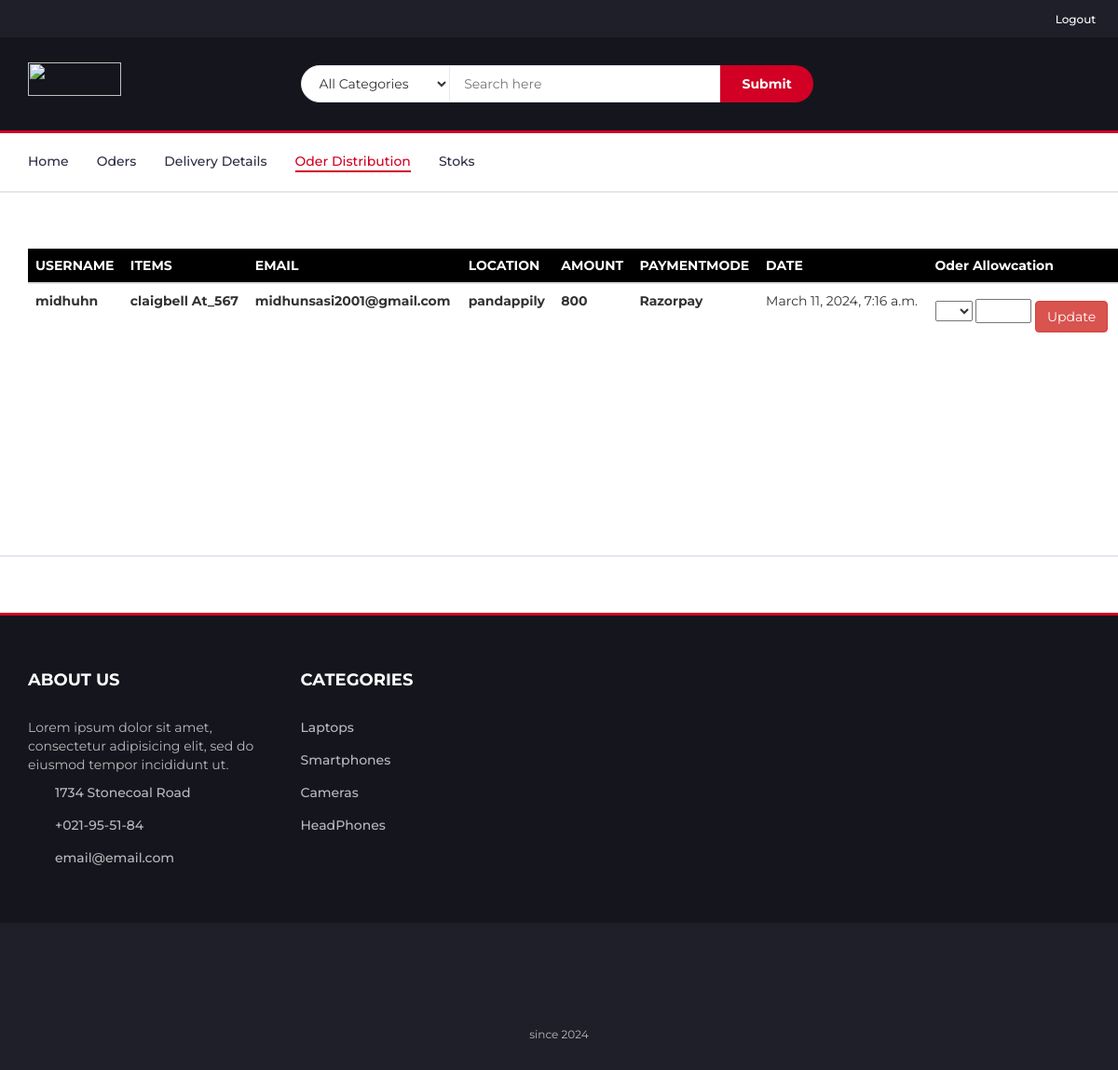
Screenshot of /ad_order_distribute with the database file from the repository.
### app1/models.py (models this page shows, shortened)
class orderitem(models.Model):
    orderdet = models.ForeignKey(order,on_delete=models.CASCADE)
    product = models.ForeignKey(products,on_delete=models.CASCADE)
    price = models.FloatField(null=False)
    quantity = models.IntegerField(null=False)
    status=models.IntegerField(default=0)

class order(models.Model):
    user = models.ForeignKey(reg, on_delete=models.CASCADE)
    fname = models.CharField(max_length=150, null=False)
    lname = models.CharField(max_length=150, null=False)
    email = models.CharField(max_length=150, null=False)
    phone = models.CharField(max_length=150, null=False)
    address = models.TextField(null=False)
    city = models.CharField(max_length=150, null=False)
    state = models.CharField(max_length=150, null=False)
    pincode = models.CharField(max_length=150, null=False)
    total_price = models.FloatField(null=False)
    payment_mode = models.CharField(max_length=150, null=False)
    payment_id = models.CharField(max_length=150, null=True)
    orderstatus = (
        ('Order Received','Order Received'),
        ('Order Processed','Order Processed'),
        ('Order Dispatched','Order Dispatched'),
        ('Pending','Pending'),
        ('Out for shipping','Out for shipping'),
        ('Delivered','Delivered'),
        ('Cancelled','Cancelled')
    )
    status = models.CharField(max_length=150,choices=orderstatus, default='pending')
    message = models.TextField(null=True)
    tracking_no = models.CharField(max_length=150,null=True)
    created_at = models.DateTimeField(auto_now_add=True)
    updated_at = models.DateTimeField(auto_now=True)

class products(models.Model):
    pname=models.CharField(max_length=30)
    price=models.IntegerField()
    mi=models.FileField()
    fi=models.FileField()
    sm=models.FileField()
    tm=models.FileField()
    color=models.CharField(max_length=20)
    dis=models.CharField(max_length=500)
    qut=models.IntegerField()
    discound=models.IntegerField()
    brand=models.CharField(max_length=100)
    f1=models.CharField(max_length=100)
    f2=models.CharField(max_length=100)
    f3=models.CharField(max_length=100)
    f4=models.CharField(max_length=100)
    category=models.CharField(max_length=20)

### app1/views.py (the view)
# urls.py: path('ad_order_distribute',views.ad_order_distribute),
def ad_order_distribute(request):
    items=orderitem.objects.all()
    datas=Join.objects.all()
    l=[]
    z=[]
    for i in items:
        l.append(i.status)
    for i in l:
        z.append(l.count(i))
    return render(request,'ad_order_distribute.html',{'items':items,'datas':datas})

### template/ad_order_distribute.html (shortened to what this page needs)
<!DOCTYPE html>
<html lang="en">
	<head>
		{% load static %}
		<link type="text/css" rel="stylesheet" href="{% static 'css/bootstrap.min.css'%}"/>
		<link type="text/css" rel="stylesheet" href="{% static 'css/slick.css'%}"/>
		<link type="text/css" rel="stylesheet" href="{% static 'css/slick-theme.css'%}"/>
		<link type="text/css" rel="stylesheet" href="{% static 'css/nouislider.min.css'%}"/>
		<link rel="stylesheet" href="{% static 'css/font-awesome.min.css'%}">
		<link type="text/css" rel="stylesheet" href="{% static 'css/style.css'%}"/>
    </head>
	<body>
		<header>
			<div id="top-header">
				<ul class="header-links pull-right">
					<li><a href="registration"> </a></li>
					<li><a href="../logout"><i class="fa fa-sign-out"></i>Logout</a></li>
					<li><a href="join"> </a></li>
				</ul>
				<div class="container">
				</div>
			</div>
			<div id="header">
				<div class="container">
					<div class="row">
						<div class="col-md-3">
							<div class="header-logo">
								<a href="admin" class="logo">
									<img src="{% static './img/ekWhiteLogo.png'%}" alt="" style="height: 36px; width: 100px; margin-top: 12px;">
								</a>
							</div>
						</div>
						<div class="col-md-6">
							<div class="header-search">
								<form action="search_admin" method="post">
									<select class="input-select" id="select"onchange="copyTextValue()">
										<option value="">All Categories</option>
									</select>
									<input class="input" placeholder="Search here" id="1" name="sr"><input type="submit" class="search-btn">
								</form>
							</div>
						</div>
						<div class="col-md-3 clearfix">
						</div>
					</div>
				</div>
			</div>
		</header>
		<nav id="navigation">
			<div class="container">
				<div id="responsive-nav">
					<ul class="main-nav nav navbar-nav">
						<li><a href="admin">Home</a></li>
                        <li ><a href="ad_view_orders">Oders</a></li>
						<li><a href="ad_DeliveryDetails">Delivery Details</a></li>
						<li class="active"><a href="ad_order_distribute">Oder Distribution</a></li>
						<li ><a href="ad_stoks">Stoks</a></li>
					</ul>
				</div>
			</div>
		</nav>
		<div class="section">
			<div class="container">
				<div class="section">
					<div class="container">
						<div class="row">
							<table class="table"	>
								<thead>
									<tr style="background-color: black; color: white;">
										<th scope="col">USERNAME</th>
										<th>ITEMS</th>
										<th scope="col">EMAIL</th>
										<th scope="col">LOCATION</th>
										<th scope="col">AMOUNT</th>
										<th scope="col">PAYMENTMODE</th>
										<th scope="col">DATE</th>
										<th scope="col">Oder Allowcation</th>
									</tr>
								</thead>
								<tbody>
									{% for i in items %}
									{% if i.status == 0 %}
									<tr>
										<th scope="row"><b>{{i.orderdet.fname}}</b></th>
										<th>{{i.product.pname}}</th>
										<td><b>{{i.orderdet.email}}</b></td>
										<td><b>{{i.orderdet.city}}</b></td>
										<td><b>{{i.product.price}}</b></td>
										<td><b>{{i.orderdet.payment_mode}}</b></td>
										<td>{{i.orderdet.created_at}}</td>
										<td>
											<form method="POST" action="ad_order_status/{{i.pk}}">
											  <select class="" id="select2"onchange="copyTextValue()" required>
												{% for i in datas%}
												<option value=""></option>
												<option value="{{i.pk}}" >{{i.pk}}</option>
												{% endfor%}
											</select>
											<input class=""  id="2" name="sr" style="width: 60px;">
											<a href="ad_order_status/{{i.pk}}"><button type="submit" class="btn btn-danger" style="margin-top: 10px;">Update</button></a>
											</form>
										  </td>
									</tr>
									{% endif %}
									{% endfor %}
								</tbody>
							</table>
						</div>
					</div>
				</div>
		</div>
		<div class="section">
			<div class="container">
				<div class="row">
					<div class="col-md-12">
									</div>
								</div>
							</div>
						</div>
					</div>
		<div class="section">
		</div>
		<div id="newsletter" class="section">
		</div>
		<footer id="footer">
			<div class="section">
				<div class="container">
					<div class="row">
						<div class="col-md-3 col-xs-6">
							<div class="footer">
								<h3 class="footer-title">About Us</h3>
								<p>Lorem ipsum dolor sit amet, consectetur adipisicing elit, sed do eiusmod tempor incididunt ut.</p>
								<ul class="footer-links">
									<li><a href="#"><i class="fa fa-map-marker"></i>1734 Stonecoal Road</a></li>
									<li><a href="#"><i class="fa fa-phone"></i>+021-95-51-84</a></li>
									<li><a href="#"><i class="fa fa-envelope-o"></i>email@email.com</a></li>
								</ul>
							</div>
						</div>
						<div class="col-md-3 col-xs-6">
							<div class="footer">
								<h3 class="footer-title">Categories</h3>
								<ul class="footer-links">
									<li><a href="ad_laptop">Laptops</a></li>
									<li><a href="ad_smartphone">Smartphones</a></li>
									<li><a href="ad_camera">Cameras</a></li>
									<li><a href="ad_headphone">HeadPhones</a></li>
								</ul>
							</div>
						</div>
					</div>
				</div>
			</div>
			<div id="bottom-footer" class="section">
				<div class="container">
					<div class="row">
						<div class="col-md-12 text-center">
							<ul class="footer-payments">
								<li><a href="#"><i class="fa fa-cc-visa"></i></a></li>
								<li><a href="#"><i class="fa fa-credit-card"></i></a></li>
								<li><a href="#"><i class="fa fa-cc-paypal"></i></a></li>
								<li><a href="#"><i class="fa fa-cc-mastercard"></i></a></li>
								<li><a href="#"><i class="fa fa-cc-discover"></i></a></li>
								<li><a href="#"><i class="fa fa-cc-amex"></i></a></li>
							</ul>
							<span class="copyright">
								since 2024
							</span>
						</div>
					</div>
				</div>
			</div>
		</footer>
	</body>
</html>

### static/css/style.css (style rules this page uses)
body { font-family: 'Montserrat', sans-serif; font-weight: 400; color: #333; }
h1, h2, h3, h4, h5, h6 { color: #2B2D42; font-weight: 700; margin: 0 0 10px; }
a { color: #2B2D42; font-weight: 500; -webkit-transition: 0.2s color; transition: 0.2s color; }
ul, ol { margin: 0; padding: 0; list-style: none }
.input { height: 40px; padding: 0px 15px; border: 1px solid #E4E7ED; background-color: #FFF; width: 100%; }
.input-select { padding: 0px 15px; background: #FFF; border: 1px solid #E4E7ED; height: 40px; }
.section { padding-top: 30px; padding-bottom: 30px; }
#top-header { padding-top: 10px; padding-bottom: 10px; background-color: #1E1F29; }
.header-links li { display: inline-block; margin-right: 15px; font-size: 12px; }
.header-links li:last-child { margin-right: 0px; }
.header-links li a { color: #FFF; }
.header-links li i { color: #D10024; margin-right: 5px; }
#header { padding-top: 15px; padding-bottom: 15px; background-color: #15161D; }
.header-logo { float: left; }
.header-logo .logo img { display: block; }
.header-search { padding: 15px 0px; }
.header-search form { position: relative; }
.header-search form .input-select { margin-right: -4px; border-radius: 40px 0px 0px 40px; }
.header-search form .input { width: calc(100% - 260px); margin-right: -4px; }
.header-search form .search-btn { height: 40px; width: 100px; background: #D10024; color: #FFF; font-weight: 700; border: none; border-radius: 0px 40px 40px 0px; }
#navigation { background: #FFF; border-bottom: 2px solid #E4E7ED; border-top: 3px solid #D10024; }
.main-nav>li+li { margin-left: 30px }
.main-nav>li>a { padding: 20px 0px; }
.main-nav>li>a:hover, .main-nav>li>a:focus, .main-nav>li.active>a { color: #D10024; background-color: transparent; }
.main-nav>li>a:after { content: ""; display: block; width: 0%; height: 2px; background-color: #D10024; -webkit-transition: 0.2s all; transition: 0.2s all; }
.main-nav>li>a:hover:after, .main-nav>li>a:focus:after, .main-nav>li.active>a:after { width: 100%; }
#newsletter.section { border-top: 2px solid #E4E7ED; border-bottom: 3px solid #D10024; margin-top: 30px; }
#footer { background: #15161D; color: #B9BABC; }
#bottom-footer { background: #1E1F29; }
.footer { margin: 30px 0px; }
.footer .footer-title { color: #FFF; text-transform: uppercase; font-size: 18px; margin: 0px 0px 30px; }
.footer-links li+li { margin-top: 15px; }
.footer-links li a { color: #B9BABC; }
.footer-links li i { margin-right: 15px; color: #D10024; width: 14px; text-align: center; }
.copyright { margin-top: 30px; display: block; font-size: 12px; }
.footer-payments li { display: inline-block; margin-right: 5px; }
.footer-payments li a { color: #15161D; font-size: 36px; display: block; }

### rows the page displays
orderitem: orderdet.fname "midhuhn", product.pname "claigbell At_567", orderdet.email "midhunsasi2001@gmail.com", orderdet.city "pandappily", product.price "800", orderdet.payment_mode "Razorpay", orderdet.created_at "March 11, 2024, 7:16 a.m."
